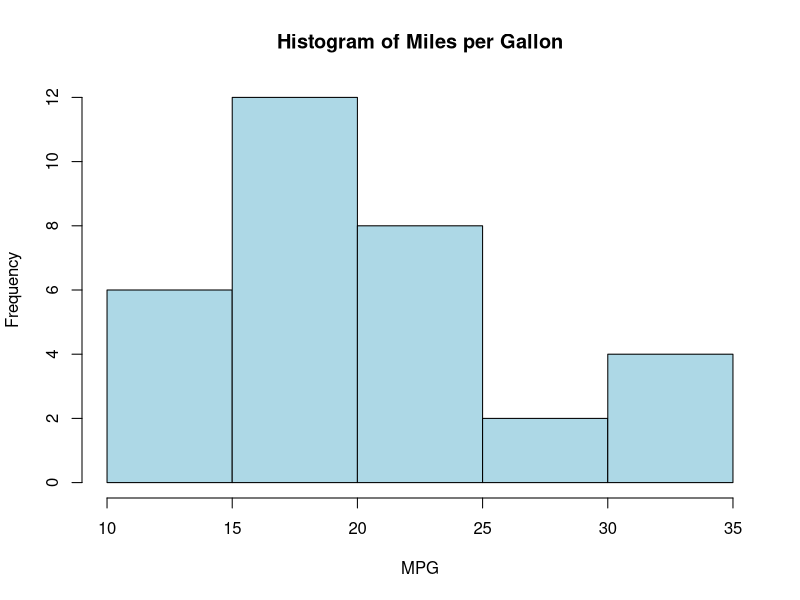
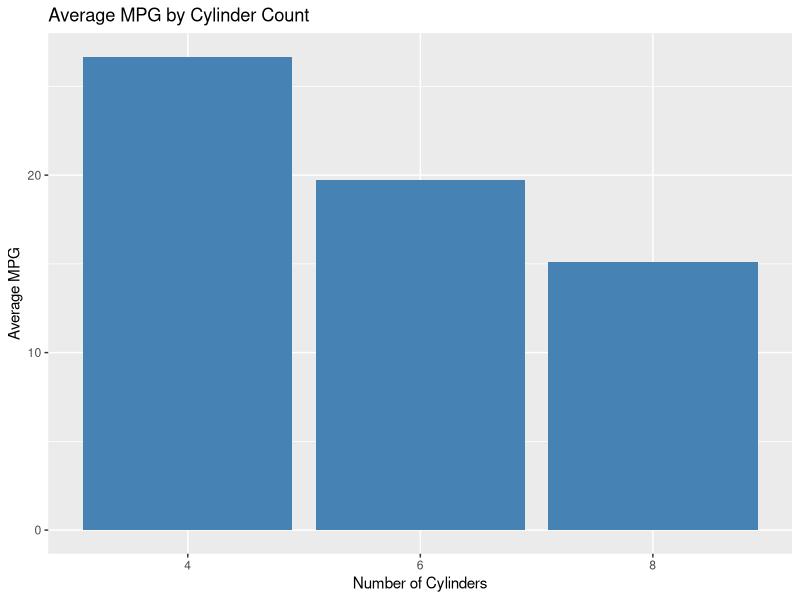
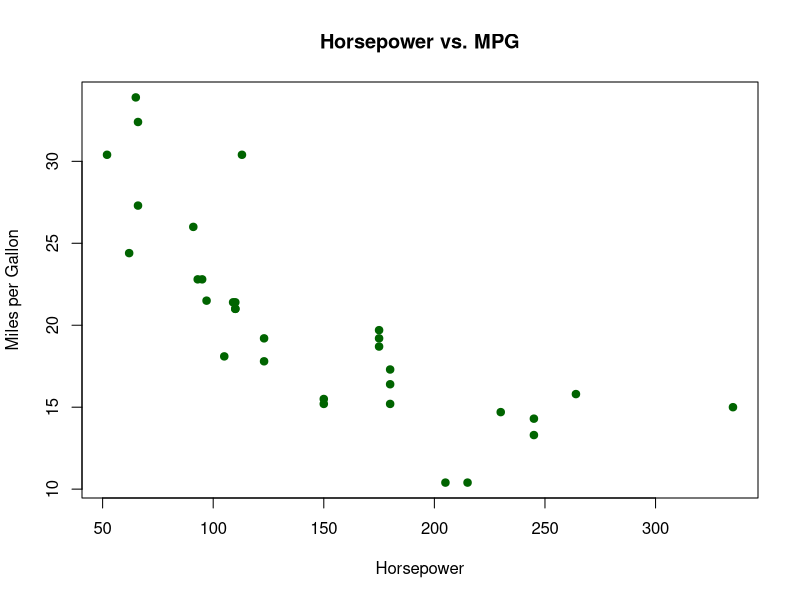
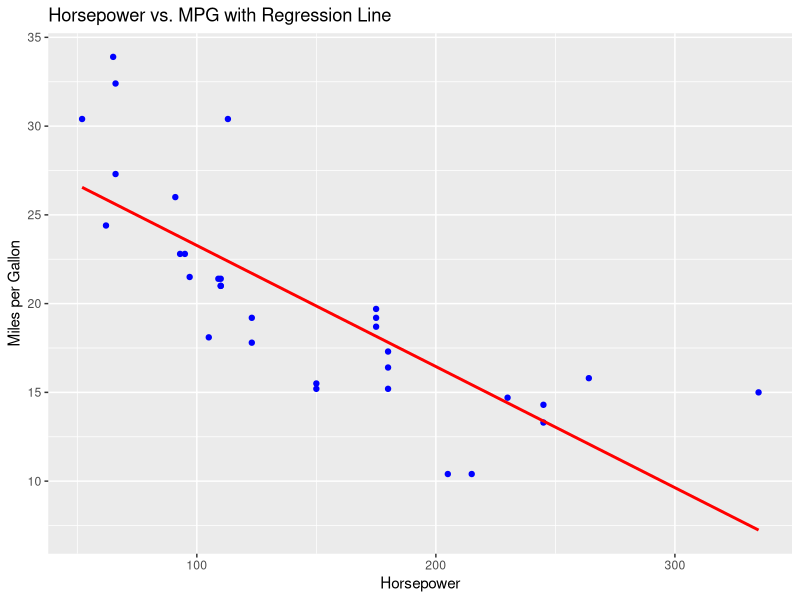
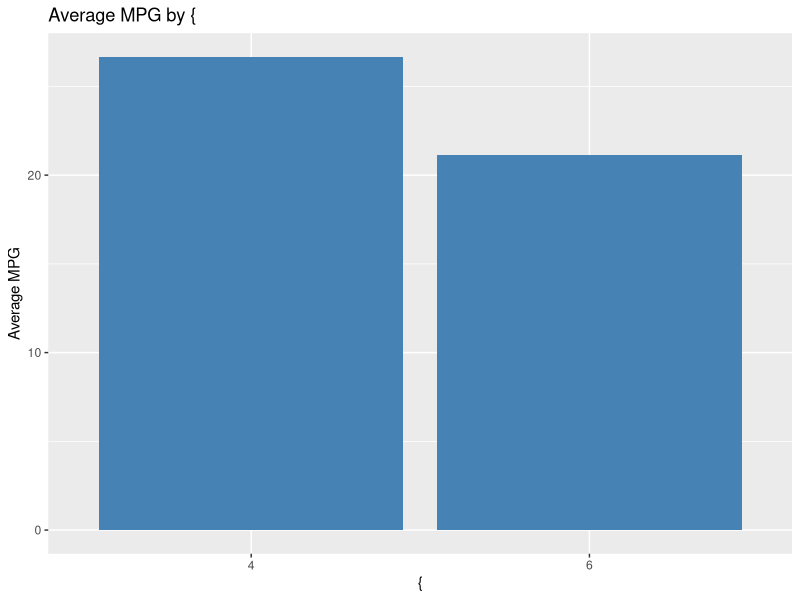
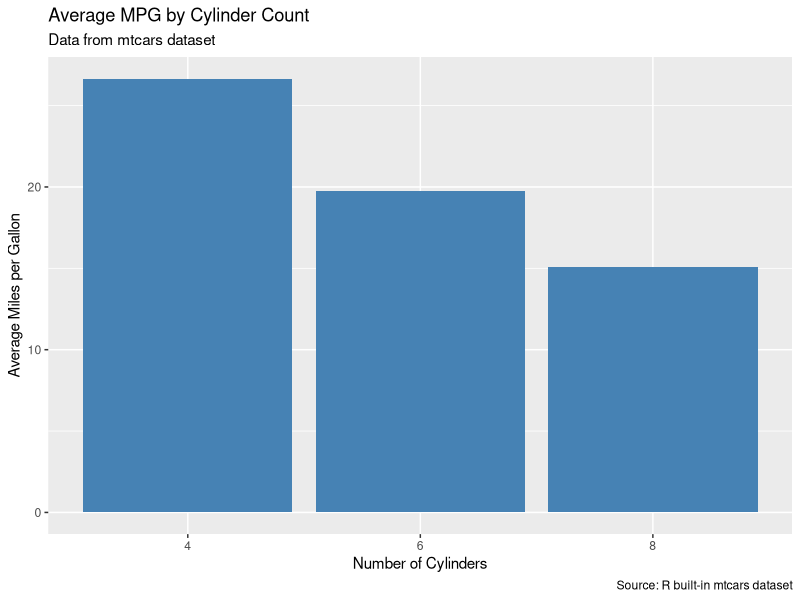
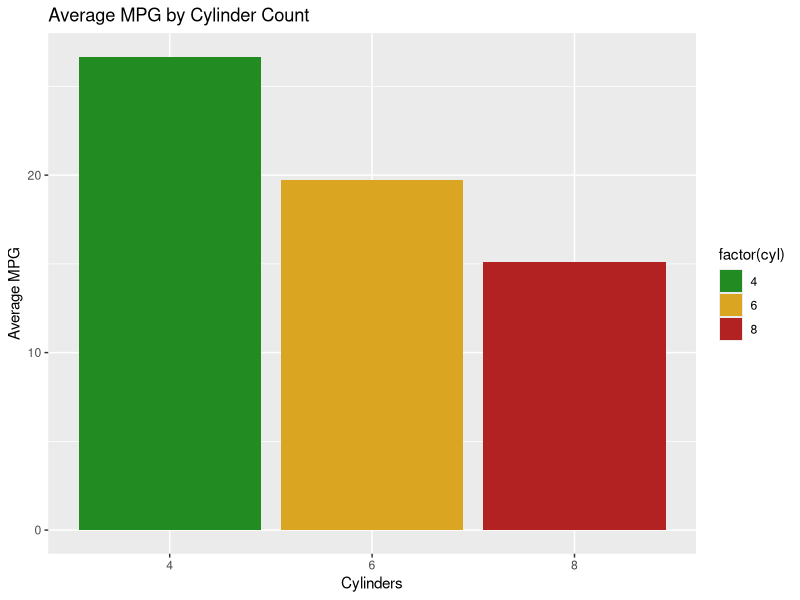
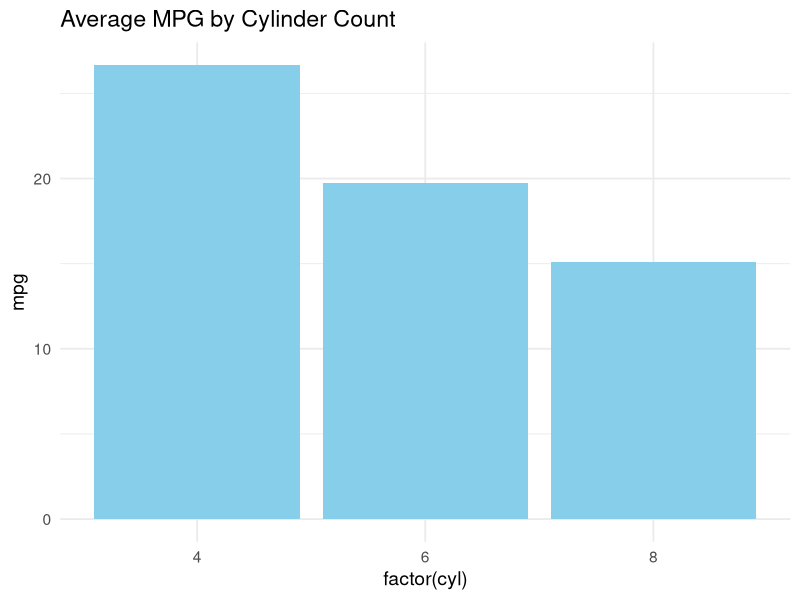

These charts were generated, in order, by the following R code: (Note: this script raises an error after producing the figures.)
# -------------------------------
# Day 1: Loading and Summarizing
# -------------------------------
data(mtcars)

# View first few rows
head(mtcars)

# Summary statistics for mpg
summary(mtcars$mpg)

# Mean, median, standard deviation
mean(mtcars$mpg)
median(mtcars$mpg)
sd(mtcars$mpg)

# Histogram
hist(mtcars$mpg,
  main = "Histogram of Miles per Gallon", # nolint
  xlab = "MPG",
  col = "lightblue",
  border = "black"
)

# -------------------------------
# Day 2: Filtering, Grouping, Bar Chart
# -------------------------------
library(dplyr) # nolint
library(ggplot2)

# Filter cars with mpg > 25
high_mpg <- subset(mtcars, mpg > 25)
print(high_mpg)

# Group by cylinders and calculate average mpg
grouped_data <- mtcars %>% # nolint
  group_by(cyl) %>% # nolint
  summarise(avg_mpg = mean(mpg))
print(grouped_data)

# Bar chart
ggplot(grouped_data, aes(x = factor(cyl), y = avg_mpg)) +
  geom_bar(stat = "identity", fill = "steelblue") +
  labs(
    title = "Average MPG by Cylinder Count",
    x = "Number of Cylinders",
    y = "Average MPG"
  )

# -------------------------------
# Day 3: Scatterplots & Correlation
# -------------------------------
# Base R scatterplot
library(dplyr)
library(ggplot2)

plot(mtcars$hp, mtcars$mpg,
  main = "Horsepower vs. MPG",
  xlab = "Horsepower",
  ylab = "Miles per Gallon",
  pch = 19, col = "darkgreen"
)

# Correlation
cor(mtcars$hp, mtcars$mpg)
cor(mtcars[, c("mpg", "hp", "wt", "disp")])

# ggplot scatterplot with regression line
ggplot(mtcars, aes(x = hp, y = mpg)) +
  geom_point(color = "blue") +
  geom_smooth(method = "lm", se = FALSE, color = "red") +
  labs(
    title = "Horsepower vs. MPG with Regression Line",
    x = "Horsepower",
    y = "Miles per Gallon"
  )

# -------------------------------
# Day 4: Reusable Functions
# -------------------------------
library(dplyr)
library(ggplot2)

filter_by_mpg <- function(data, min_mpg) {
  subset(data, mpg > min_mpg) # nolint
}

group_avg_mpg <- function(data, group_col) {
  data %>% # nolint
    group_by({{ group_col }}) %>% # nolint
    summarise(avg_mpg = mean(mpg)) # nolint
}

plot_avg_mpg <- function(data, group_col) {
  grouped <- group_avg_mpg(data, {{ group_col }})
  ggplot(grouped, aes(x = factor({{ group_col }}), y = avg_mpg)) + # nolint
    geom_bar(stat = "identity", fill = "steelblue") +
    labs(
      title = paste("Average MPG by", deparse(substitute(group_col))),
      x = deparse(substitute(group_col)),
      y = "Average MPG"
    )
}

analyze_mpg <- function(data, min_mpg, group_col) {
  filtered <- filter_by_mpg(data, min_mpg)
  summary <- group_avg_mpg(filtered, {{ group_col }})
  print(summary)
  plot_avg_mpg(filtered, {{ group_col }})
}

# Example usage
analyze_mpg(mtcars, 20, cyl)

# -------------------------------
# Day 5: Polished Visualizations
# -------------------------------
# Labels and titles
library(dplyr)
library(ggplot2)

ggplot(mtcars, aes(x = factor(cyl), y = mpg)) +
  geom_bar(stat = "summary", fun = "mean", fill = "steelblue") +
  labs(
    title = "Average MPG by Cylinder Count",
    subtitle = "Data from mtcars dataset",
    x = "Number of Cylinders",
    y = "Average Miles per Gallon",
    caption = "Source: R built-in mtcars dataset"
  )

# Custom colors
ggplot(mtcars, aes(x = factor(cyl), y = mpg, fill = factor(cyl))) +
  geom_bar(stat = "summary", fun = "mean") +
  scale_fill_manual(values = c("4" = "forestgreen", "6" = "goldenrod", "8" = "firebrick")) + # nolint
  labs(
    title = "Average MPG by Cylinder Count",
    x = "Cylinders",
    y = "Average MPG"
  )

# Themes
ggplot(mtcars, aes(x = factor(cyl), y = mpg)) +
  geom_bar(stat = "summary", fun = "mean", fill = "skyblue") +
  labs(title = "Average MPG by Cylinder Count") +
  theme_minimal(base_size = 14)

# Labels on bars
ggplot(mtcars, aes(x = factor(cyl), y = mpg)) +
  stat_summary(fun = "mean", geom = "bar", fill = "steelblue") +
  stat_summary(
    fun = "mean", geom = "text", aes(label = round(..y.., 1)),
    vjust = -0.5, color = "black"
  ) +
  labs(
    title = "Average MPG by Cylinder Count",
    x = "Cylinders",
    y = "Average MPG"
  )

# -------------------------------
# Day 6: Multiple Visualizations
# -------------------------------
library(dplyr)
library(ggplot2)

hist_plot <- ggplot(mtcars, aes(x = mpg)) +
  geom_histogram(binwidth = 2, fill = "skyblue", color = "black") +
  labs(title = "Distribution of MPG", x = "Miles per Gallon", y = "Count") +
  theme_minimal()

scatter_plot <- ggplot(mtcars, aes(x = hp, y = mpg)) +
  geom_point(color = "darkgreen") +
  geom_smooth(method = "lm", se = FALSE, color = "red") +
  labs(title = "Horsepower vs MPG", x = "Horsepower", y = "Miles per Gallon") +
  theme_classic()

bar_plot <- ggplot(mtcars, aes(x = factor(cyl), y = mpg)) +
  stat_summary(fun = "mean", geom = "bar", fill = "steelblue") +
  labs(title = "Average MPG by Cylinder Count", x = "Cylinders", y = "Average MPG") + # nolint
  theme_light()

library(patchwork)
(hist_plot | scatter_plot) / bar_plot

library(gridExtra)
grid.arrange(hist_plot, scatter_plot, bar_plot, ncol = 2)

# -------------------------------
# Day 7: Reporting with R Markdown
# -------------------------------
# Create report.Rmd separately with text + code chunks
# Render with:
library(dplyr)
library(ggplot2)

rmarkdown::render("report.Rmd") # nolint
